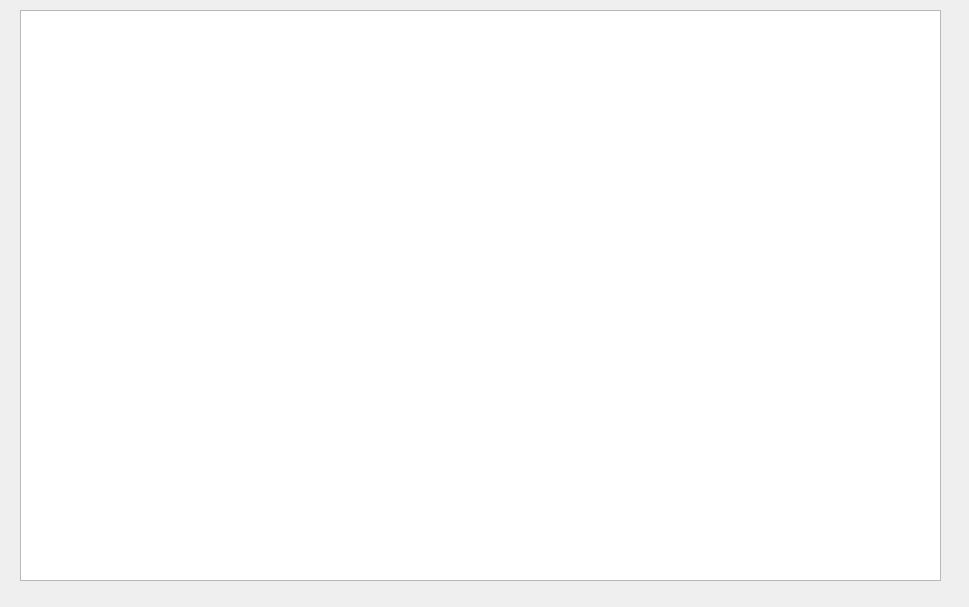
<?xml version="1.0" encoding="UTF-8"?>
<ui version="4.0">
 <class>Dialog</class>
 <widget class="QDialog" name="Dialog">
  <property name="geometry">
   <rect>
    <x>0</x>
    <y>0</y>
    <width>969</width>
    <height>607</height>
   </rect>
  </property>
  <property name="windowTitle">
   <string>Dialog</string>
  </property>
  <widget class="QWidget" name="gridLayoutWidget">
   <property name="geometry">
    <rect>
     <x>20</x>
     <y>10</y>
     <width>921</width>
     <height>571</height>
    </rect>
   </property>
   <layout class="QGridLayout" name="gridLayout">
    <item row="0" column="0">
     <widget class="QTableWidget" name="tableWidget">
      <property name="sizePolicy">
       <sizepolicy hsizetype="Preferred" vsizetype="Preferred">
        <horstretch>100</horstretch>
        <verstretch>100</verstretch>
       </sizepolicy>
      </property>
     </widget>
    </item>
   </layout>
  </widget>
 </widget>
 <resources/>
 <connections/>
</ui>
